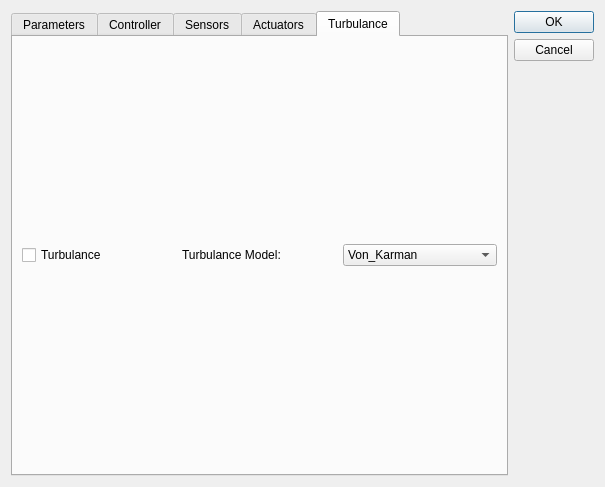
<?xml version="1.0" encoding="UTF-8"?>
<ui version="4.0">
 <class>ModelSetupDialog</class>
 <widget class="QDialog" name="ModelSetupDialog">
  <property name="geometry">
   <rect>
    <x>0</x>
    <y>0</y>
    <width>605</width>
    <height>487</height>
   </rect>
  </property>
  <property name="windowTitle">
   <string>Dialog</string>
  </property>
  <layout class="QHBoxLayout" name="mainLayout">
   <item>
    <widget class="QTabWidget" name="tabWidget">
     <property name="currentIndex">
      <number>4</number>
     </property>
     <widget class="QWidget" name="parametersTab">
      <attribute name="title">
       <string>Parameters</string>
      </attribute>
      <layout class="QHBoxLayout" name="parametersTabLayout">
       <item>
        <widget class="QTreeWidget" name="treeWidget">
         <column>
          <property name="text">
           <string notr="true">Item</string>
          </property>
         </column>
         <column>
          <property name="text">
           <string>Description</string>
          </property>
         </column>
        </widget>
       </item>
      </layout>
     </widget>
     <widget class="QWidget" name="controllerTab">
      <attribute name="title">
       <string>Controller</string>
      </attribute>
      <layout class="QVBoxLayout" name="controllerTabLayout">
       <item>
        <widget class="QCheckBox" name="hilCheckBox">
         <property name="text">
          <string>Hardware-in-the-loop</string>
         </property>
        </widget>
       </item>
       <item>
        <layout class="QHBoxLayout" name="controllerLayout">
         <item>
          <widget class="QLabel" name="controllerLabel">
           <property name="text">
            <string>&lt;html&gt;&lt;head/&gt;&lt;body&gt;&lt;p&gt;Controller&lt;/p&gt;&lt;/body&gt;&lt;/html&gt;</string>
           </property>
           <property name="buddy">
            <cstring>controllerComboBox</cstring>
           </property>
          </widget>
         </item>
         <item>
          <widget class="QComboBox" name="controllerComboBox"/>
         </item>
        </layout>
       </item>
       <item>
        <layout class="QHBoxLayout" name="controllerButtonsLayout">
         <item>
          <widget class="QPushButton" name="newControllerButton">
           <property name="text">
            <string>New controller</string>
           </property>
          </widget>
         </item>
         <item>
          <widget class="QPushButton" name="openControllerButton">
           <property name="text">
            <string>Open Controller</string>
           </property>
          </widget>
         </item>
         <item>
          <widget class="QPushButton" name="compileControllerButton">
           <property name="text">
            <string>Compile</string>
           </property>
          </widget>
         </item>
        </layout>
       </item>
       <item>
        <layout class="QFormLayout" name="controllerOptionsLayout">
         <item row="0" column="0">
          <widget class="QLabel" name="sampleTimeLabel">
           <property name="text">
            <string>&lt;html&gt;&lt;head/&gt;&lt;body&gt;&lt;p&gt;Sample time&lt;/p&gt;&lt;/body&gt;&lt;/html&gt;</string>
           </property>
           <property name="buddy">
            <cstring>SampleEdit</cstring>
           </property>
          </widget>
         </item>
         <item row="0" column="1">
          <widget class="QLineEdit" name="SampleEdit"/>
         </item>
         <item row="1" column="0">
          <widget class="QLabel" name="errorFileLabel">
           <property name="text">
            <string>&lt;html&gt;&lt;head/&gt;&lt;body&gt;&lt;p&gt;Error file&lt;/p&gt;&lt;/body&gt;&lt;/html&gt;</string>
           </property>
           <property name="buddy">
            <cstring>ErrorEdit</cstring>
           </property>
          </widget>
         </item>
         <item row="1" column="1">
          <widget class="QLineEdit" name="ErrorEdit"/>
         </item>
         <item row="2" column="0">
          <widget class="QLabel" name="referenceFileLabel">
           <property name="text">
            <string>&lt;html&gt;&lt;head/&gt;&lt;body&gt;&lt;p&gt;Reference file&lt;/p&gt;&lt;/body&gt;&lt;/html&gt;</string>
           </property>
           <property name="buddy">
            <cstring>ReferenceEdit</cstring>
           </property>
          </widget>
         </item>
         <item row="2" column="1">
          <widget class="QLineEdit" name="ReferenceEdit"/>
         </item>
         <item row="3" column="0">
          <widget class="QLabel" name="sensorDataLabel">
           <property name="text">
            <string>&lt;html&gt;&lt;head/&gt;&lt;body&gt;&lt;p&gt;Sensor data file&lt;/p&gt;&lt;/body&gt;&lt;/html&gt;</string>
           </property>
           <property name="buddy">
            <cstring>SensorEdit</cstring>
           </property>
          </widget>
         </item>
         <item row="3" column="1">
          <widget class="QLineEdit" name="SensorEdit"/>
         </item>
         <item row="4" column="0">
          <widget class="QLabel" name="actuatorDataLabel">
           <property name="text">
            <string>&lt;html&gt;&lt;head/&gt;&lt;body&gt;&lt;p&gt;Actuator data file&lt;/p&gt;&lt;/body&gt;&lt;/html&gt;</string>
           </property>
           <property name="buddy">
            <cstring>ActuatorEdit</cstring>
           </property>
          </widget>
         </item>
         <item row="4" column="1">
          <widget class="QLineEdit" name="ActuatorEdit"/>
         </item>
        </layout>
       </item>
      </layout>
     </widget>
     <widget class="QWidget" name="sensorsTab">
      <attribute name="title">
       <string>Sensors</string>
      </attribute>
      <layout class="QVBoxLayout" name="sensorsTabLayout">
       <item>
        <widget class="QListWidget" name="sensorsListWidget"/>
       </item>
       <item>
        <layout class="QHBoxLayout" name="sensorButtonsLayout">
         <item>
          <widget class="QPushButton" name="addSensorButton">
           <property name="text">
            <string>Add</string>
           </property>
          </widget>
         </item>
         <item>
          <widget class="QPushButton" name="removeSensorButton">
           <property name="text">
            <string>Remove</string>
           </property>
          </widget>
         </item>
        </layout>
       </item>
      </layout>
     </widget>
     <widget class="QWidget" name="actuatorsTab">
      <attribute name="title">
       <string>Actuators</string>
      </attribute>
      <layout class="QVBoxLayout" name="verticalLayout_4">
       <item>
        <widget class="QListWidget" name="actuatorsListWidget"/>
       </item>
       <item>
        <layout class="QHBoxLayout" name="actuatorsButtonsLayout">
         <item>
          <widget class="QPushButton" name="addActuatorButton">
           <property name="text">
            <string>Add</string>
           </property>
          </widget>
         </item>
         <item>
          <widget class="QPushButton" name="removeActuatorButton">
           <property name="text">
            <string>Remove</string>
           </property>
          </widget>
         </item>
        </layout>
       </item>
      </layout>
     </widget>
     <widget class="QWidget" name="turbulanceTab">
      <attribute name="title">
       <string>Turbulance</string>
      </attribute>
      <layout class="QVBoxLayout" name="verticalLayout">
       <item>
        <layout class="QHBoxLayout" name="turbulanceLayout">
         <item>
          <widget class="QCheckBox" name="turbulanceCheckBox">
           <property name="text">
            <string>Turbulance</string>
           </property>
          </widget>
         </item>
         <item>
          <widget class="QLabel" name="turbulancelabel">
           <property name="text">
            <string>Turbulance Model:</string>
           </property>
          </widget>
         </item>
         <item>
          <widget class="QComboBox" name="turbulanceComboBox">
           <item>
            <property name="text">
             <string>Von_Karman</string>
            </property>
           </item>
           <item>
            <property name="text">
             <string>Turbulance Model 2</string>
            </property>
           </item>
           <item>
            <property name="text">
             <string>Custom Model (SDF)</string>
            </property>
           </item>
          </widget>
         </item>
        </layout>
       </item>
      </layout>
     </widget>
    </widget>
   </item>
   <item>
    <layout class="QVBoxLayout" name="buttonBoxLayout">
     <item>
      <widget class="QDialogButtonBox" name="buttonBox">
       <property name="orientation">
        <enum>Qt::Vertical</enum>
       </property>
       <property name="standardButtons">
        <set>QDialogButtonBox::Cancel|QDialogButtonBox::Ok</set>
       </property>
      </widget>
     </item>
     <item>
      <spacer name="buttonsSpacer">
       <property name="orientation">
        <enum>Qt::Vertical</enum>
       </property>
       <property name="sizeHint" stdset="0">
        <size>
         <width>20</width>
         <height>40</height>
        </size>
       </property>
      </spacer>
     </item>
    </layout>
   </item>
  </layout>
 </widget>
 <resources/>
 <connections>
  <connection>
   <sender>buttonBox</sender>
   <signal>accepted()</signal>
   <receiver>ModelSetupDialog</receiver>
   <slot>accept()</slot>
   <hints>
    <hint type="sourcelabel">
     <x>569</x>
     <y>27</y>
    </hint>
    <hint type="destinationlabel">
     <x>589</x>
     <y>357</y>
    </hint>
   </hints>
  </connection>
  <connection>
   <sender>buttonBox</sender>
   <signal>rejected()</signal>
   <receiver>ModelSetupDialog</receiver>
   <slot>reject()</slot>
   <hints>
    <hint type="sourcelabel">
     <x>541</x>
     <y>222</y>
    </hint>
    <hint type="destinationlabel">
     <x>541</x>
     <y>336</y>
    </hint>
   </hints>
  </connection>
 </connections>
</ui>
